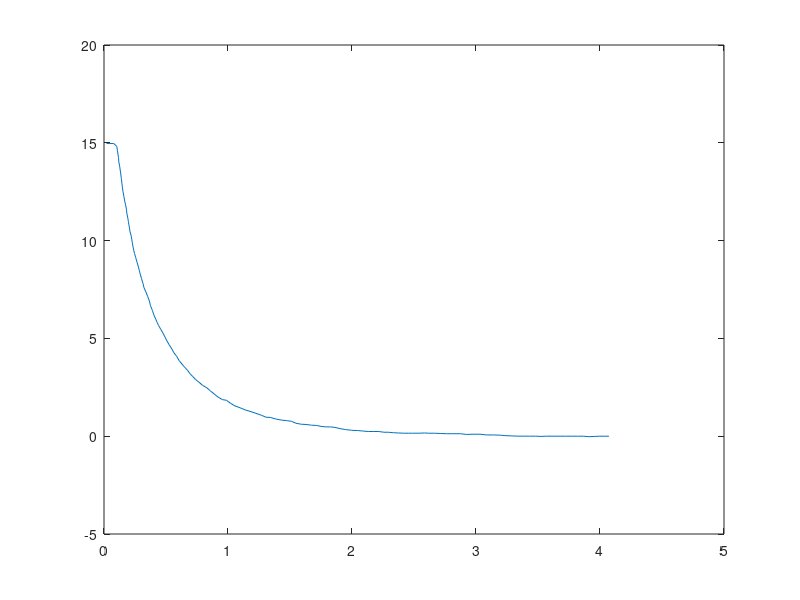

MATLAB code to generate this figure:
%% experimental responce of the system from Bortoluzzi et al. 2011c (Fig.8)
%sampled data
A=[0.000020466626554093456, 6.910665367794336e-11;
0.00004735740763435025, 1.520346380968964e-10;
0.00007872998556131651, 2.4878395325008285e-10;
0.0001034240964765742, 1.4835125345648238e-7;
0.00010796486433442456, 3.4573367769946626e-7;
0.00011250563219227481, 5.431161019424468e-7;
0.00011703902867373265, 7.15827450821402e-7;
0.00011934626948462092, 9.378740397630491e-7;
0.00012613530714221865, 0.000001159934450035427;
0.00013067607500006912, 0.000001357316874278411;
0.00013521684285791938, 0.0000015546992985213914;
0.00013976866778035864, 0.0000017890883358104234;
0.00014432049270279813, 0.0000020234773730994486;
0.00014887600331343355, 0.0000022702019480704966;
0.00015341677117128413, 0.0000024675843723134805;
0.00016020949451707803, 0.0000027019803202678745;
0.0001670059035510684, 0.000002948711805904288;
0.00017378388414407723, 0.000003133765603130621;
0.00018057292180167486, 0.0000033558260134030025;
0.0001851284324123105, 0.000003602550588374047;
0.0001919100986935156, 0.0000037999399232824;
0.0001964471808631697, 0.000003984986809843364;
0.0002009805773446273, 0.000004157698158722316;
0.00020551028813788888, 0.000004318073969919254;
0.00021005105599573924, 0.0000045154563941622375;
0.00021907362070029918, 0.000004712852639735956;
0.0002236070171817568, 0.0000048855639886149074;
0.00022814041366321462, 0.000005058275337493859;
0.00023267749583286861, 0.000005243322224054827;
0.0002394628478022702, 0.000005453047096645194;
0.00024623714270708265, 0.0000056257653561895114;
0.0002552597074116425, 0.000005823161601763231;
0.0002665379132923422, 0.000006069906908730379;
0.00027556047799690204, 0.0000062673031543041;
0.0002845904140778545, 0.000006489370475241849;
0.0002913647089826672, 0.000006662088734786168;
0.0003026429148633669, 0.0000069088340417533155;
0.0003139174350558705, 0.000007143243811038449;
0.0003229510568250191, 0.000007377646669658213;
0.0003387036881760357, 0.000007599734722592068;
0.0003522154211036977, 0.000007821815864860554;
0.00036572715403135954, 0.00000804389700712904;
0.00037476446148870465, 0.000008290635403430821;
0.00039052446421611385, 0.000008537394531728704;
0.00040179529872042127, 0.000008759468763331823;
0.0004175479300714378, 0.000008981556816265676;
0.00042880402182295986, 0.000009154288897140731;
0.00044005274219808914, 0.00000930234990265176;
0.0004580389005960677, 0.000009499773790886947;
0.00047602505899404645, 0.000009697197679122141;
0.0004917703189686707, 0.000009894614656691964;
0.0005075155789432947, 0.000010092031634261786;
0.0005255017373412735, 0.000010289455522496976;
0.0005479770639623542, 0.000010511564307426934;
0.000563718638248782, 0.000010696645747314743;
0.000586182907805274, 0.000010881747919198655;
0.000606417336003, 0.000011103849793463245;
0.0006288779198712957, 0.00001127661642766514;
0.0006490902339398439, 0.000011424705075837637;
0.0006737917162314943, 0.000011597478620704903;
0.0006940114016764353, 0.000011770238344241433;
0.0007164646141683382, 0.000011918333903079299;
0.0007389178266602412, 0.000012066429461917162;
0.0007636045661991063, 0.000012189860856056366;
0.0007950287437608208, 0.000012362655132919733;
0.0008286790769931051, 0.000012486114169720409;
0.0008578586704432683, 0.000012646565998236395;
0.0008892791623167866, 0.00001280702473741775;
0.0009206996541903048, 0.000012967483476599101;
0.0009543499874225888, 0.000013090942513399776;
0.000987974520837499, 0.000013128052786426343;
0.0010193913270228208, 0.000013276175987925682;
0.0010552862443666557, 0.000013411977473073742;
0.0010978927999159664, 0.000013510793077171857;
0.0011405030411534727, 0.000013621944218951989;
0.0011853468094379414, 0.00001370843119603346;
0.0012257087808757007, 0.000013794904351784192;
0.001270556234848366, 0.000013893726866547676;
0.0013064400951276118, 0.000013992521738649688;
0.001342298155589484, 0.000014004967846977594;
0.0013893828222973072, 0.000014091461734724431;
0.0014342155335171874, 0.000014140942098759856;
0.0014723181780906106, 0.000014165730655435142;
0.0015126654067755848, 0.000014202861660457814;
0.0015485492670548307, 0.000014301656532559828;
0.001591141079851356, 0.000014351129985929882;
0.0016292400387365826, 0.000014363583004923154;
0.0016740690642682658, 0.000014400727831276562;
0.0017144089215768475, 0.000014413187760935203;
0.0017502780391033083, 0.000014462640482309153;
0.001790621582100086, 0.000014487435949649808;
0.0018264759568737618, 0.0000144875465202957;
0.0018623377030238304, 0.000014512328166305618;
0.0019026923030851972, 0.00001457413024669232;
0.001947525014305077, 0.000014623610610727743;
0.0019968358366834696, 0.000014660769258411887;
0.00204613928768547, 0.000014673256830732001;
0.002086482830682248, 0.000014698052298072657;
0.002131308170525735, 0.00001472286158674405;
0.00217612613899283, 0.000014722999800051411;
0.002216462310613215, 0.000014723124192028036;
0.0022568095392981892, 0.000014760255197050707;
0.002292663914071865, 0.000014760365767696598;
0.002333007457068643, 0.000014785161235037252;
0.002373347314377224, 0.000014797621164695893;
0.002418168968532515, 0.00001481009491568527;
0.002454023343306191, 0.00001481020548633116;
0.0024898777180798665, 0.000014810316056977048;
0.0025391774833936706, 0.000014810468091615147;
0.002583991766172569, 0.000014798270767240493;
0.002619849826634441, 0.000014810716875568397;
0.0026646677951015357, 0.000014810855088875758;
0.0027117303476801814, 0.000014823335750530503;
0.0027610337986821815, 0.000014835823322850616;
0.00281257446241934, 0.000014835982268154082;
0.002875319618273273, 0.000014836175766784388;
0.0029246304406516663, 0.000014873334414468533;
0.0029761674187006284, 0.000014861157822089983;
0.0030321898792844965, 0.000014861330588724185;
0.003085982498509597, 0.000014898503057739066;
0.0031397640606701097, 0.000014898668913707899;
0.0031957902069421743, 0.000014911177218024116;
0.0032406155467856637, 0.000014935986506695507;
0.0032899189977876647, 0.00001494847407901562;
0.00333698155036631, 0.000014960954740670366;
0.0033862813156801136, 0.000014961106775308465;
0.003431099284147209, 0.000014961244988615824;
0.003480399049461013, 0.000014961397023253923;
0.003525220703616304, 0.0000149738707742433;
0.003570034986395204, 0.000014961673449868646;
0.0036282983454024257, 0.000014961853127168215;
0.0036775981107162294, 0.000014962005161806314;
0.003722416079183324, 0.000014962143375113675;
0.0037717158444971286, 0.000014962295409751772;
0.0038187747113875743, 0.000014962440533724503;
0.0038658335782780252, 0.000014962585657697231;
0.003910658918121513, 0.000014987394946368624;
0.003953232302477057, 0.000014975190711328602;
0.003998046585255957, 0.000014962993386953947;
0.004036141858452986, 0.000014963110868265205;
0.0040719962332266615, 0.000014963221438911094];
displacement_experimental = A(:,2)*1e6;     %displacement (output) in [micron]
x_experimental = displacement_experimental(end)-displacement_experimental;
time_experimental = A(:,1)*1e3;             %time in [ms]
clear A
 plot(time_experimental,x_experimental)
% xlabel('time [ms]')
% ylabel('displacement [micrometers]')